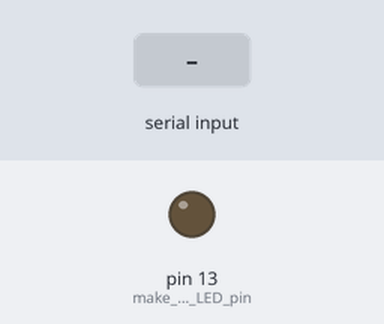
Recording of a sketch running on a simulated Arduino Uno, built with avr-gcc and run on an emulated ATmega328P. Parts: output pins drawn as LEDs (lit = HIGH). Inputs (shaded band) come from the test bench.

Above: at 1.2 s.
1.3 s: "1" received over Serial
At 2.3 s:
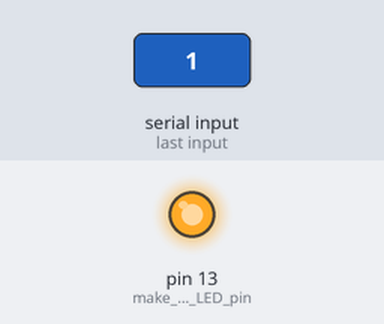
2.8 s: "0" received over Serial
At 3.4 s:
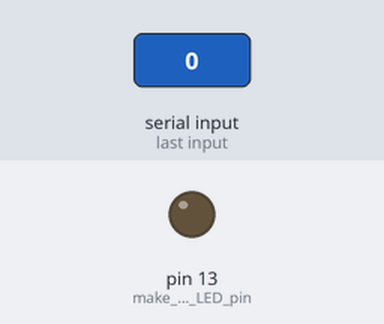
Timing chart, 0 to 5.8 s (numbered marks = the images above; inputs shaded):
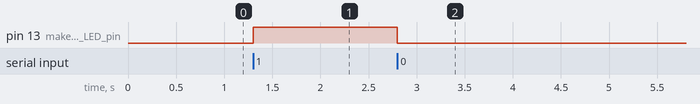

The sketch:

prueba.ino
```cpp
int data;

void setup()
 {
  Serial.begin(9600); //initialize serial COM at 9600 baudrate
  pinMode(13, OUTPUT); //make the LED pin (13) as output
}

void loop()
{
  while (Serial.available()) { data = Serial.read(); }

  if (data == '1') digitalWrite (13, HIGH);
  if (data == '0') digitalWrite (13, LOW);
}
```

Measured:
- after the input at 1.3 s, pin 13 (make_the_LED_pin): LOW → HIGH at once
- after the input at 2.8 s, pin 13 (make_the_LED_pin): HIGH → LOW at once
